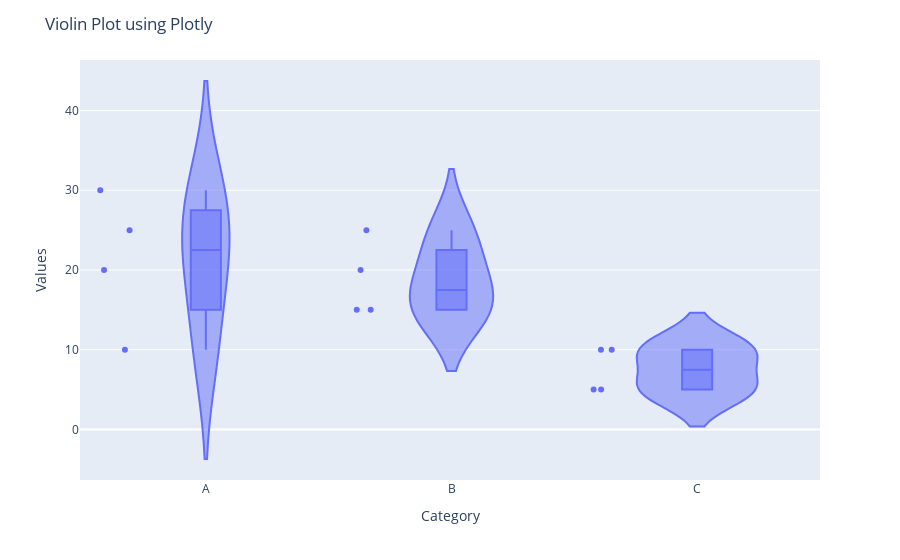

This figure's notebook cell:
### Markdown cell above
# 14. Violin Plots
- Explaination: A violin plot is similar to a box plot but also includes a rotated kernel density plot on each side. It provides a visualization of the distribution of the data, its probability density, and its cumulative distribution.
- Example: Visual representation of the data distribution, highlighting the shape, central tendency, and spread of the 'Values' variable across the different 'Category' groups.

### Code cell
# Import required libraries
import plotly.express as px

# Sample data
data = {
    'Category': ['A', 'B', 'C', 'A', 'B', 'C', 'A', 'B', 'C', 'A', 'B', 'C'],
    'Values': [10, 15, 5, 25, 20, 10, 30, 25, 5, 20, 15, 10]
}

# Creating the violin plot using plotly express
fig = px.violin(data, y="Values", x="Category", box=True, points="all")
# if box=False then no Boxplots will be there inside violins

# Setting the layout for the plot
fig.update_layout(
    title='Violin Plot using Plotly',
    yaxis_title='Values',
    xaxis_title='Category'
)

# Display the plot
fig.show()

# Save the plot to an HTML file
fig.write_html("violin_plot_plotly.html")

### Figure 1 — Plotly figure (JSON) as saved in the notebook; plotly's stock layout.template omitted (floating-point values rounded to 4 significant figures)
{"data": [{"alignmentgroup": "True", "box": {"visible": true}, "hovertemplate": "Category=%{x}<br>Values=%{y}<extra></extra>", "legendgroup": "", "marker": {"color": "#636efa"}, "name": "", "offsetgroup": "", "orientation": "v", "points": "all", "scalegroup": "True", "showlegend": false, "type": "violin", "x": ["A", "B", "C", "A", "B", "C", "A", "B", "C", "A", "B", "C"], "x0": " ", "xaxis": "x", "y": [10, 15, 5, 25, 20, 10, 30, 25, 5, 20, 15, 10], "y0": " ", "yaxis": "y"}], "layout": {"legend": {"tracegroupgap": 0}, "margin": {"t": 60}, "title": {"text": "Violin Plot using Plotly"}, "violinmode": "group", "xaxis": {"anchor": "y", "domain": [0, 1], "title": {"text": "Category"}}, "yaxis": {"anchor": "x", "domain": [0, 1], "title": {"text": "Values"}}}}
